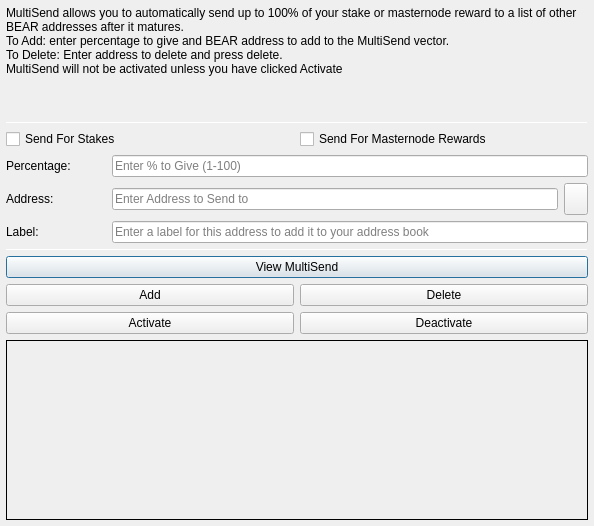
<?xml version="1.0" encoding="UTF-8"?>
<ui version="4.0">
 <class>MultiSendDialog</class>
 <widget class="QDialog" name="MultiSendDialog">
  <property name="windowModality">
   <enum>Qt::NonModal</enum>
  </property>
  <property name="geometry">
   <rect>
    <x>0</x>
    <y>0</y>
    <width>594</width>
    <height>526</height>
   </rect>
  </property>
  <property name="windowTitle">
   <string>MultiSend</string>
  </property>
  <layout class="QVBoxLayout" name="verticalLayout" stretch="0">
   <property name="leftMargin">
    <number>6</number>
   </property>
   <property name="topMargin">
    <number>6</number>
   </property>
   <property name="rightMargin">
    <number>6</number>
   </property>
   <property name="bottomMargin">
    <number>6</number>
   </property>
   <item>
    <layout class="QVBoxLayout" name="verticalLayout_Main" stretch="1,1,1,0,1,1,1">
     <item>
      <widget class="QLabel" name="label_2">
       <property name="lineWidth">
        <number>1</number>
       </property>
       <property name="text">
        <string>MultiSend allows you to automatically send up to 100% of your stake or masternode reward to a list of other BEAR addresses after it matures.
To Add: enter percentage to give and BEAR address to add to the MultiSend vector.
To Delete: Enter address to delete and press delete.
MultiSend will not be activated unless you have clicked Activate</string>
       </property>
       <property name="alignment">
        <set>Qt::AlignLeading|Qt::AlignLeft|Qt::AlignTop</set>
       </property>
       <property name="wordWrap">
        <bool>true</bool>
       </property>
      </widget>
     </item>
     <item>
      <widget class="Line" name="line">
       <property name="minimumSize">
        <size>
         <width>0</width>
         <height>1</height>
        </size>
       </property>
       <property name="maximumSize">
        <size>
         <width>16777215</width>
         <height>1</height>
        </size>
       </property>
       <property name="orientation">
        <enum>Qt::Horizontal</enum>
       </property>
      </widget>
     </item>
     <item>
      <layout class="QVBoxLayout" name="verticalLayout_Settings">
       <item>
        <layout class="QHBoxLayout" name="horizontalLayout">
         <item>
          <widget class="QCheckBox" name="multiSendStakeCheckBox">
           <property name="text">
            <string>Send For Stakes</string>
           </property>
          </widget>
         </item>
         <item>
          <widget class="QCheckBox" name="multiSendMasternodeCheckBox">
           <property name="text">
            <string>Send For Masternode Rewards</string>
           </property>
          </widget>
         </item>
        </layout>
       </item>
       <item>
        <layout class="QHBoxLayout" name="horizontalLayout_6">
         <item>
          <widget class="QLabel" name="label">
           <property name="minimumSize">
            <size>
             <width>100</width>
             <height>0</height>
            </size>
           </property>
           <property name="toolTip">
            <string>Percentage of stake to send</string>
           </property>
           <property name="text">
            <string>Percentage:</string>
           </property>
          </widget>
         </item>
         <item>
          <widget class="QLineEdit" name="multiSendPercentEdit">
           <property name="toolTip">
            <string>Enter whole numbers 1 - 100</string>
           </property>
           <property name="placeholderText">
            <string>Enter % to Give (1-100)</string>
           </property>
          </widget>
         </item>
        </layout>
       </item>
       <item>
        <layout class="QHBoxLayout" name="horizontalLayout_7">
         <item>
          <widget class="QLabel" name="label_5">
           <property name="minimumSize">
            <size>
             <width>100</width>
             <height>0</height>
            </size>
           </property>
           <property name="toolTip">
            <string>Address to send portion of stake to</string>
           </property>
           <property name="text">
            <string>Address:</string>
           </property>
          </widget>
         </item>
         <item>
          <widget class="QLineEdit" name="multiSendAddressEdit">
           <property name="toolTip">
            <string/>
           </property>
           <property name="placeholderText">
            <string>Enter Address to Send to</string>
           </property>
          </widget>
         </item>
         <item>
          <widget class="QToolButton" name="addressBookButton">
           <property name="maximumSize">
            <size>
             <width>16777215</width>
             <height>32</height>
            </size>
           </property>
           <property name="toolTip">
            <string>Choose an address from the address book</string>
           </property>
           <property name="text">
            <string/>
           </property>
           <property name="icon">
            <iconset resource="../bear.qrc">
             <normaloff>:/icons/address-book</normaloff>:/icons/address-book</iconset>
           </property>
           <property name="shortcut">
            <string>Alt+A</string>
           </property>
          </widget>
         </item>
        </layout>
       </item>
      </layout>
     </item>
     <item>
      <layout class="QHBoxLayout" name="horizontalLayout_3">
       <item>
        <widget class="QLabel" name="label_3">
         <property name="minimumSize">
          <size>
           <width>100</width>
           <height>0</height>
          </size>
         </property>
         <property name="text">
          <string>Label:</string>
         </property>
        </widget>
       </item>
       <item>
        <widget class="QLineEdit" name="labelAddressLabelEdit">
         <property name="placeholderText">
          <string>Enter a label for this address to add it to your address book</string>
         </property>
        </widget>
       </item>
      </layout>
     </item>
     <item>
      <widget class="Line" name="line_2">
       <property name="minimumSize">
        <size>
         <width>0</width>
         <height>1</height>
        </size>
       </property>
       <property name="maximumSize">
        <size>
         <width>16777215</width>
         <height>1</height>
        </size>
       </property>
       <property name="orientation">
        <enum>Qt::Horizontal</enum>
       </property>
      </widget>
     </item>
     <item>
      <layout class="QVBoxLayout" name="verticalLayout_Buttons">
       <item>
        <layout class="QHBoxLayout" name="horizontalLayout_4">
         <item>
          <widget class="QPushButton" name="viewButton">
           <property name="toolTip">
            <string/>
           </property>
           <property name="statusTip">
            <string>View MultiSend Vector</string>
           </property>
           <property name="text">
            <string>View MultiSend</string>
           </property>
          </widget>
         </item>
        </layout>
       </item>
       <item>
        <layout class="QHBoxLayout" name="horizontalLayout_2">
         <item>
          <widget class="QPushButton" name="addButton">
           <property name="toolTip">
            <string/>
           </property>
           <property name="statusTip">
            <string>Add to MultiSend Vector</string>
           </property>
           <property name="text">
            <string>Add</string>
           </property>
          </widget>
         </item>
         <item>
          <widget class="QPushButton" name="deleteButton">
           <property name="toolTip">
            <string/>
           </property>
           <property name="statusTip">
            <string>Delete Address From MultiSend Vector</string>
           </property>
           <property name="text">
            <string>Delete</string>
           </property>
          </widget>
         </item>
        </layout>
       </item>
       <item>
        <layout class="QHBoxLayout" name="horizontalLayout_5">
         <item>
          <widget class="QPushButton" name="activateButton">
           <property name="statusTip">
            <string>Activate MultiSend</string>
           </property>
           <property name="text">
            <string>Activate</string>
           </property>
          </widget>
         </item>
         <item>
          <widget class="QPushButton" name="disableButton">
           <property name="statusTip">
            <string>Deactivate MultiSend</string>
           </property>
           <property name="text">
            <string>Deactivate</string>
           </property>
          </widget>
         </item>
        </layout>
       </item>
      </layout>
     </item>
     <item>
      <widget class="QLabel" name="message">
       <property name="minimumSize">
        <size>
         <width>0</width>
         <height>180</height>
        </size>
       </property>
       <property name="frameShape">
        <enum>QFrame::Panel</enum>
       </property>
       <property name="frameShadow">
        <enum>QFrame::Plain</enum>
       </property>
       <property name="lineWidth">
        <number>1</number>
       </property>
       <property name="midLineWidth">
        <number>1</number>
       </property>
       <property name="text">
        <string/>
       </property>
       <property name="alignment">
        <set>Qt::AlignLeading|Qt::AlignLeft|Qt::AlignTop</set>
       </property>
       <property name="wordWrap">
        <bool>true</bool>
       </property>
      </widget>
     </item>
    </layout>
   </item>
  </layout>
 </widget>
 <resources>
  <include location="../bear.qrc"/>
 </resources>
 <connections/>
</ui>
